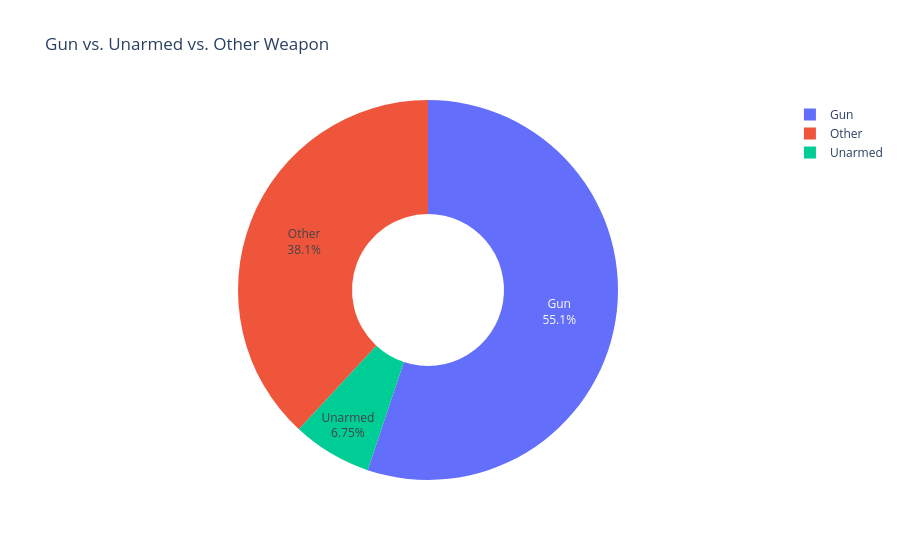

The notebook cell this image was saved under:
### Code cell
gun_vs_unarmed = df_fatalities['armed'].apply(
    lambda x: 'Gun' if x == 'gun' else ('Unarmed' if x == 'unarmed' else 'Other')
).value_counts()

fig = px.pie(
    values=gun_vs_unarmed.values,
    names=gun_vs_unarmed.index,
    title='Gun vs. Unarmed vs. Other Weapon',
    hole=0.4,
)
fig.update_traces(textposition='inside', textinfo='percent+label')
fig.show()

### Figure 1 — Plotly figure (JSON) as saved in the notebook; plotly's stock layout.template omitted (floating-point values rounded to 4 significant figures)
{"data": [{"domain": {"x": [0, 1], "y": [0, 1]}, "hole": 0.4, "hovertemplate": "label=%{label}<br>value=%{value}<extra></extra>", "labels": ["Gun", "Other", "Unarmed"], "legendgroup": "", "name": "", "showlegend": true, "textinfo": "percent+label", "textposition": "inside", "type": "pie", "values": [1398, 966, 171]}], "layout": {"legend": {"tracegroupgap": 0}, "title": {"text": "Gun vs. Unarmed vs. Other Weapon"}}}
